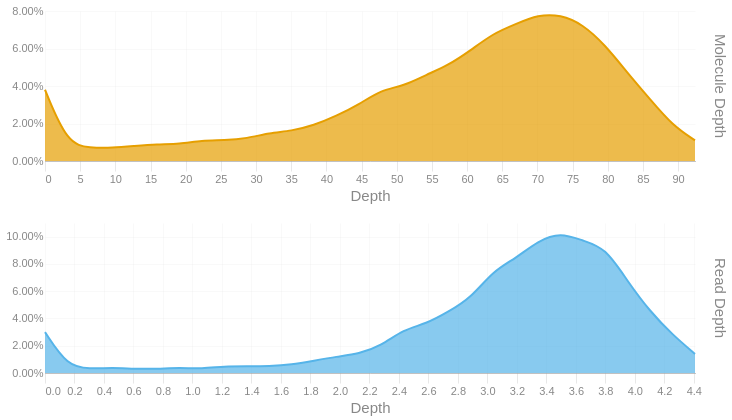

The cell this chart's notebook holds for it:
### Code cell
readdep = depth_hist(tb['Read Depth'], q99, 3)
readdep = readdep.with_columns(pl.lit('Read Depth').alias('Metric'))
if not SKIPLR:
    moldep = depth_hist(tb['Molecule Depth'], mol_q99, 1)
    moldep = moldep.with_columns(pl.lit('Molecule Depth').alias('Metric'))
    _hist = pl.concat([readdep, moldep])
    _hist = _hist.filter(pl.col('Proportion') != 0)
    with SafeRender(_hist):
        (
            alt.Chart(_hist)        
            .mark_area(interpolate = "basis")
            .encode(
                x=alt.X('Bin:Q').scale(domainMin=0).axis(alt.Axis(title='Depth')),
                y = alt.Y('Proportion:Q', title = None).axis(format = '.2%'),
                color = alt.Color('Metric:N').legend(None),
                row = alt.Row("Metric:N").header(title = None, labelOrient = 'right'),
                tooltip = [
                    alt.Tooltip("Metric:N", title = "Metric"),
                    alt.Tooltip('Interval:N', title = "Depth Interval"),
                    alt.Tooltip('Proportion:Q', title = "% Alignments").format('.2%')
                ]
            )
            .resolve_scale(x='independent', y='independent')
            .properties(
                height = 150, width = 650,
                usermeta={'embedOptions': {'downloadFileName': f'{samplename}.depth.hist'}}
            )
        ).display()
else:
    readdep = readdep.filter(pl.col('Proportion') != 0)
    with SafeRender(readdep):
        (
            alt.Chart(readdep)        
            .mark_area(interpolate = "basis")
            .encode(
                x=alt.X('Bin:Q').scale(domainMin=0).axis(alt.Axis(title='Depth')),
                y = alt.Y('Proportion:Q', title = None).axis(format = '.2%'),
                tooltip = [
                    alt.Tooltip('Interval:N', title = "Depth Interval"),
                    alt.Tooltip('Proportion:Q', title = "% Alignments").format('.2%')
                ]
            )
            .properties(
                usermeta={'embedOptions': {'downloadFileName': f'{samplename}.depth.hist'}}
            )
        ).display()

### Figure 1 — Vega-Lite specification as saved in the notebook (floating-point values rounded to 4 significant figures)
{"width": 650, "height": 150, "config": {"title": {"anchor": "start", "dy": -15, "fontSize": 18, "color": "#888888", "subtitleColor": "#888888", "subtitleFontSize": 14}, "arc": {"fill": "#0072B2"}, "axis": {"domainColor": "#888888", "domainWidth": 0.5, "gridWidth": 0.2, "grid": false, "titleFontWeight": 400, "titleFontSize": 15, "labelFontSize": 11, "labelColor": "#888888", "tickColor": "#888888", "tickWidth": 0.2, "titleColor": "#888888"}, "axisBand": {"grid": false}, "axisX": {"grid": true, "tickSize": 10, "domainCap": "round"}, "axisY": {"domain": false, "grid": true, "tickSize": 0, "domainCap": "round"}, "background": "transparent", "header": {"labelFontSize": 15, "labelColor": "#888888", "titleFontSize": 15, "titleFontWeight": 600, "titleColor": "#888888"}, "legend": {"labelFont": "sans-serif", "labelFontSize": 12, "labelColor": "#888888", "symbolSize": 100, "symbolType": "circle", "titleFontSize": 12, "titlePadding": 10, "titleColor": "#888888", "title": null}, "range": {"category": ["#E69F00", "#56B4E9", "#009E73", "#F0E442", "#0072B2", "#D55E00", "#CC79A7", "#000000"], "diverging": ["#cfe8f3", "#a2d4ec", "#73bfe2", "#46abdb", "#1696d2", "#12719e"]}, "area": {"fill": "#0072B2", "fillOpacity": 0.7, "line": true, "strokeOpacity": 0.7}, "line": {"color": "#0072B2", "stroke": "#0072B2", "strokeWidth": 2}, "trail": {"color": "#0072B2", "stroke": "#0072B2", "strokeWidth": 0, "size": 1}, "point": {"filled": true, "fillOpacity": 1.0, "size": 95}, "text": {"color": "#888888", "fontSize": 11, "align": "right", "fontWeight": 400, "size": 11}, "bar": {"fill": "#0072B2", "stroke": null}, "view": {"stroke": null, "continuousWidth": 660, "continuousHeight": 400}}, "data": {"name": "data-a4a09c510a2ad175904d4044c3eb7765"}, "mark": {"type": "area", "interpolate": "basis"}, "encoding": {"color": {"field": "Metric", "legend": null, "type": "nominal"}, "row": {"field": "Metric", "header": {"title": null, "labelOrient": "right"}, "type": "nominal"}, "tooltip": [{"field": "Metric", "title": "Metric", "type": "nominal"}, {"field": "Interval", "title": "Depth Interval", "type": "nominal"}, {"field": "Proportion", "format": ".2%", "title": "% Alignments", "type": "quantitative"}], "x": {"axis": {"title": "Depth"}, "field": "Bin", "scale": {"domainMin": 0}, "type": "quantitative"}, "y": {"axis": {"format": ".2%"}, "field": "Proportion", "title": null, "type": "quantitative"}}, "resolve": {"scale": {"x": "independent", "y": "independent"}}, "usermeta": {"embedOptions": {"downloadFileName": "S3_Waccamaw_1714.depth.hist"}}, "$schema": "https://vega.github.io/schema/vega-lite/v6.1.0.json", "datasets": {"data-a4a09c510a2ad175904d4044c3eb7765": [{"Bin": 0.0, "Interval": "0.0-0.152", "Proportion": 0.03, "Metric": "Read Depth"}, {"Bin": 0.152, "Interval": "0.152-0.304", "Proportion": 0.005, "Metric": "Read Depth"}, {"Bin": 0.304, "Interval": "0.304-0.456", "Proportion": 0.003, "Metric": "Read Depth"}, {"Bin": 0.456, "Interval": "0.456-0.608", "Proportion": 0.004, "Metric": "Read Depth"}, {"Bin": 0.608, "Interval": "0.608-0.76", "Proportion": 0.003, "Metric": "Read Depth"}, {"Bin": 0.76, "Interval": "0.76-0.912", "Proportion": 0.003, "Metric": "Read Depth"}, {"Bin": 0.912, "Interval": "0.912-1.064", "Proportion": 0.004, "Metric": "Read Depth"}, {"Bin": 1.064, "Interval": "1.064-1.216", "Proportion": 0.003, "Metric": "Read Depth"}, {"Bin": 1.216, "Interval": "1.216-1.368", "Proportion": 0.005, "Metric": "Read Depth"}, {"Bin": 1.368, "Interval": "1.368-1.52", "Proportion": 0.005, "Metric": "Read Depth"}, {"Bin": 1.52, "Interval": "1.52-1.672", "Proportion": 0.005, "Metric": "Read Depth"}, {"Bin": 1.672, "Interval": "1.672-1.824", "Proportion": 0.006, "Metric": "Read Depth"}, {"Bin": 1.824, "Interval": "1.824-1.976", "Proportion": 0.009, "Metric": "Read Depth"}, {"Bin": 1.976, "Interval": "1.976-2.128", "Proportion": 0.012, "Metric": "Read Depth"}, {"Bin": 2.128, "Interval": "2.128-2.28", "Proportion": 0.014, "Metric": "Read Depth"}, {"Bin": 2.28, "Interval": "2.28-2.432", "Proportion": 0.02, "Metric": "Read Depth"}, {"Bin": 2.432, "Interval": "2.432-2.584", "Proportion": 0.032, "Metric": "Read Depth"}, {"Bin": 2.584, "Interval": "2.584-2.736", "Proportion": 0.036, "Metric": "Read Depth"}, {"Bin": 2.736, "Interval": "2.736-2.888", "Proportion": 0.045, "Metric": "Read Depth"}, {"Bin": 2.888, "Interval": "2.888-3.04", "Proportion": 0.055, "Metric": "Read Depth"}, {"Bin": 3.04, "Interval": "3.04-3.192", "Proportion": 0.075, "Metric": "Read Depth"}, {"Bin": 3.192, "Interval": "3.192-3.344", "Proportion": 0.084, "Metric": "Read Depth"}, {"Bin": 3.344, "Interval": "3.344-3.496", "Proportion": 0.097, "Metric": "Read Depth"}, {"Bin": 3.496, "Interval": "3.496-3.648", "Proportion": 0.103, "Metric": "Read Depth"}, {"Bin": 3.648, "Interval": "3.648-3.8", "Proportion": 0.097, "Metric": "Read Depth"}, {"Bin": 3.8, "Interval": "3.8-3.952", "Proportion": 0.092, "Metric": "Read Depth"}, {"Bin": 3.952, "Interval": "3.952-4.104", "Proportion": 0.067, "Metric": "Read Depth"}, {"Bin": 4.104, "Interval": "4.104-4.256", "Proportion": 0.045, "Metric": "Read Depth"}, {"Bin": 4.256, "Interval": "4.256-4.408", "Proportion": 0.028, "Metric": "Read Depth"}, {"Bin": 4.408, "Interval": "4.408-4.56", "Proportion": 0.014, "Metric": "Read Depth"}, {"Bin": 0.0, "Interval": "0.0-3.2", "Proportion": 0.038, "Metric": "Molecule Depth"}, {"Bin": 3.2, "Interval": "3.2-6.4", "Proportion": 0.009, "Metric": "Molecule Depth"}, {"Bin": 6.4, "Interval": "6.4-9.6", "Proportion": 0.007, "Metric": "Molecule Depth"}, {"Bin": 9.6, "Interval": "9.6-12.7", "Proportion": 0.007, "Metric": "Molecule Depth"}, {"Bin": 12.7, "Interval": "12.7-15.9", "Proportion": 0.008, "Metric": "Molecule Depth"}, {"Bin": 15.9, "Interval": "15.9-19.1", "Proportion": 0.009, "Metric": "Molecule Depth"}, {"Bin": 19.1, "Interval": "19.1-22.3", "Proportion": 0.009, "Metric": "Molecule Depth"}, {"Bin": 22.3, "Interval": "22.3-25.5", "Proportion": 0.011, "Metric": "Molecule Depth"}, {"Bin": 25.5, "Interval": "25.5-28.7", "Proportion": 0.011, "Metric": "Molecule Depth"}, {"Bin": 28.7, "Interval": "28.7-31.9", "Proportion": 0.012, "Metric": "Molecule Depth"}, {"Bin": 31.9, "Interval": "31.9-35.0", "Proportion": 0.015, "Metric": "Molecule Depth"}, {"Bin": 35.0, "Interval": "35.0-38.2", "Proportion": 0.016, "Metric": "Molecule Depth"}, {"Bin": 38.2, "Interval": "38.2-41.4", "Proportion": 0.019, "Metric": "Molecule Depth"}, {"Bin": 41.4, "Interval": "41.4-44.6", "Proportion": 0.024, "Metric": "Molecule Depth"}, {"Bin": 44.6, "Interval": "44.6-47.8", "Proportion": 0.03, "Metric": "Molecule Depth"}, {"Bin": 47.8, "Interval": "47.8-51.0", "Proportion": 0.038, "Metric": "Molecule Depth"}, {"Bin": 51.0, "Interval": "51.0-54.2", "Proportion": 0.04, "Metric": "Molecule Depth"}, {"Bin": 54.2, "Interval": "54.2-57.3", "Proportion": 0.046, "Metric": "Molecule Depth"}, {"Bin": 57.3, "Interval": "57.3-60.5", "Proportion": 0.051, "Metric": "Molecule Depth"}, {"Bin": 60.5, "Interval": "60.5-63.7", "Proportion": 0.059, "Metric": "Molecule Depth"}, {"Bin": 63.7, "Interval": "63.7-66.9", "Proportion": 0.068, "Metric": "Molecule Depth"}, {"Bin": 66.9, "Interval": "66.9-70.1", "Proportion": 0.073, "Metric": "Molecule Depth"}, {"Bin": 70.1, "Interval": "70.1-73.3", "Proportion": 0.078, "Metric": "Molecule Depth"}, {"Bin": 73.3, "Interval": "73.3-76.4", "Proportion": 0.078, "Metric": "Molecule Depth"}, {"Bin": 76.4, "Interval": "76.4-79.6", "Proportion": 0.073, "Metric": "Molecule Depth"}, {"Bin": 79.6, "Interval": "79.6-82.8", "Proportion": 0.062, "Metric": "Molecule Depth"}, {"Bin": 82.8, "Interval": "82.8-86.0", "Proportion": 0.047, "Metric": "Molecule Depth"}, {"Bin": 86.0, "Interval": "86.0-89.2", "Proportion": 0.033, "Metric": "Molecule Depth"}, {"Bin": 89.2, "Interval": "89.2-92.4", "Proportion": 0.019, "Metric": "Molecule Depth"}, {"Bin": 92.4, "Interval": "92.4-95.56", "Proportion": 0.011, "Metric": "Molecule Depth"}]}}
